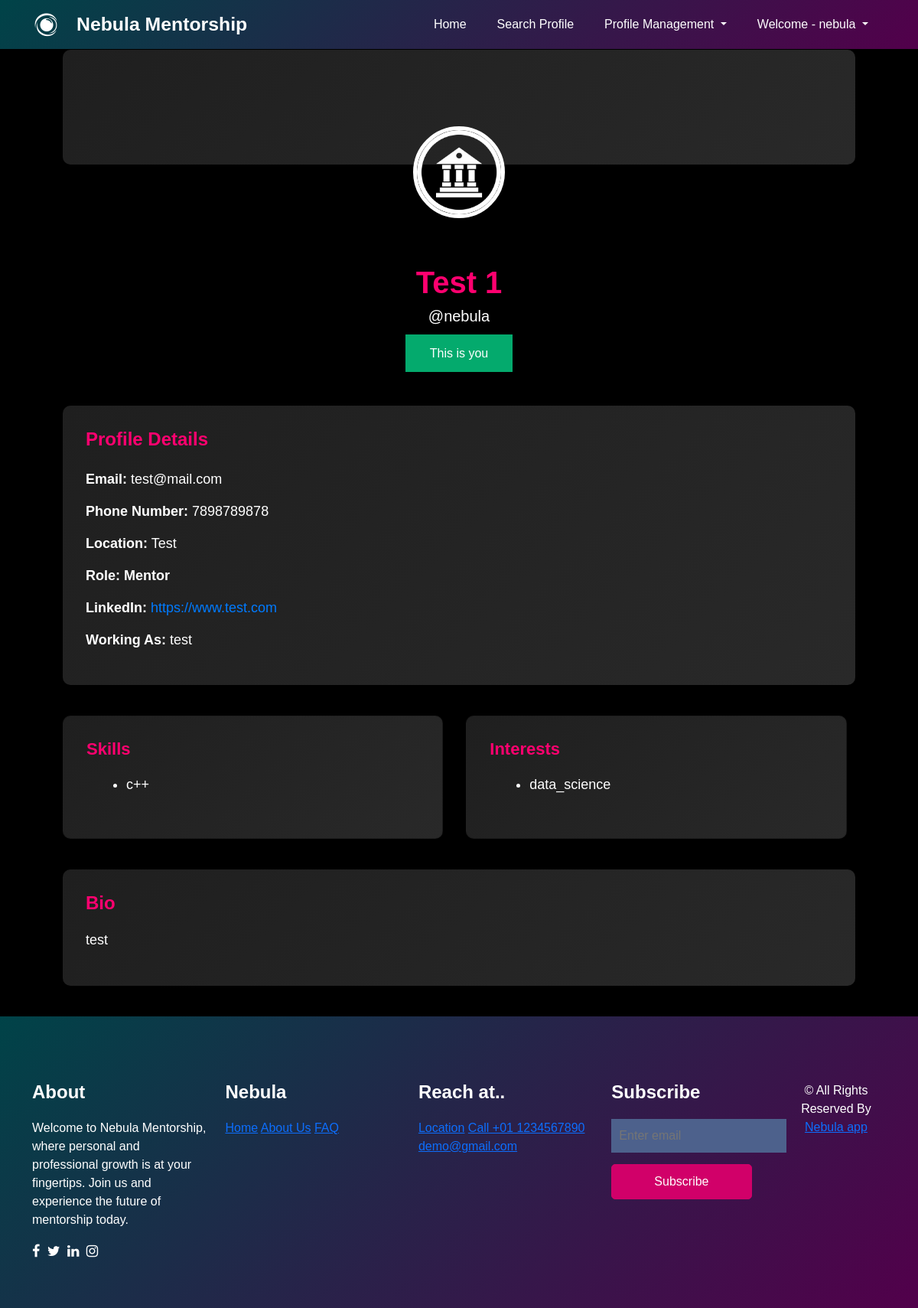
Screenshot of /profile/7/ (signed in) with the database file from the repository.
### homepage/models.py (models this page shows, shortened)
class UserProfile(models.Model):
    user = models.ForeignKey(settings.AUTH_USER_MODEL, on_delete=models.CASCADE)
    name = models.CharField(max_length=100,blank=False, null=False)
    email = models.EmailField(unique=True,blank=False, null=False)
    phone_number = models.CharField(unique=True,max_length=10, blank=False, null=False)
    location = models.CharField(max_length=200, blank=False, null=False)
    role = models.CharField(max_length=10, choices=ROLE_CHOICES)
    skills = models.TextField(blank=False, null=False)  # Store skills as comma-separated list
    interests = models.TextField(blank=False, null=False)  # Store interests as comma-separated list
    bio = models.TextField(blank=False, null=False)
    linkedin_profile = models.URLField(blank=False, null=False)
    working_as = models.CharField(max_length=20, blank=False, null=False)

### homepage/views.py (the view)
# urls.py: path('profile/<int:user_id>/', views.profile_detail, name='profile_detail'),
@login_required
def profile_detail(request, user_id):
    user_profile = get_object_or_404(UserProfile, user_id=user_id)
    skills_list = user_profile.skills.split(', ') if user_profile.skills else []
    interests_list = user_profile.interests.split(', ') if user_profile.interests else []
    connection_status = None
    if ConnectionRequest.objects.filter(sender=request.user, receiver=user_profile.user, status='accepted').exists():
        connection_status = 'connected'
    elif ConnectionRequest.objects.filter(sender=request.user, receiver=user_profile.user, status='pending').exists():
        connection_status = 'sent'
    elif ConnectionRequest.objects.filter(sender=user_profile.user, receiver=request.user, status='pending').exists():
        connection_status = 'received'
    return render(request, 'user_profile.html', {
        'user_profile': user_profile,
        'skills_list': skills_list,
        'interests_list': interests_list,
        'connection_status': connection_status,
    })

### homepage/templates/user_profile.html (shortened to what this page needs)
{% extends 'main.html' %}
{% block body_block %}
{% load static %}
<div class="container">
    <main class="main-content">
        <div class="profile-header">
            <div class="header-gradient"></div>
            <div class="profile-image">
                {% if user_profile.role|lower == "mentee" %}
                <img src="{% static '/images/mentee.png' %}" alt="Default Profile Photo"
                    style="filter: brightness(0) invert(1);">
                {% else %}
                <img src="{% static '/images/mentor.png' %}" alt="Default Profile Photo"
                    style="filter: brightness(0) invert(1);">
                {% endif %}
            </div>
            <h1>{{ user_profile.name }}</h1>
            <h5>@{{ user_profile.user.username }}</h5>
            <h2>{% if user_profile.user != request.user %}
                <div class="connection-actions">
                    {% if connection_status == 'connected' %}
                    <button class="button"> Connected </button>
                    {% elif connection_status == 'sent' %}
                    <button disabled>Request Sent</button>
                    {% elif connection_status == 'received' %}
                    <form method="POST" action="{% url 'accept_connection_request' user_profile.user.id %}">
                        {% csrf_token %}
                        <button type="submit">Accept Request</button>
                    </form>
                    <form method="POST" action="{% url 'decline_connection_request' user_profile.user.id %}">
                        {% csrf_token %}
                        <button type="submit">Decline Request</button>
                    </form>
                    {% else %}
                    <form method="POST" action="{% url 'send_connection_request' user_profile.user.id %}">
                        {% csrf_token %}
                        <button type="submit">Connect</button>
                    </form>
                    {% endif %}
                </div>
                {% else %}
                <button class="button">This is you</em></button>
                {% endif %}
            </h2>
        </div>
        <section class="profile-card">
            <h2>Profile Details</h2>
            <p><strong>Email:</strong> {{ user_profile.email }}</p>
            <p><strong>Phone Number:</strong> {{ user_profile.phone_number }}</p>
            <p><strong>Location:</strong> {{ user_profile.location }}</p>
            <p><strong>
                    {% if user_profile.role|lower == "mentee" %}
                    <p>Role: Mentee</p>
                    {% else %}
                    <p>Role: Mentor</p>
                    {% endif %}
                </strong> </p>
            <p><strong>LinkedIn:</strong> <a href="{{ user_profile.linkedin_profile }}" target="_blank">{{user_profile.linkedin_profile }}</a></p>
            <p><strong>Working As:</strong> {{ user_profile.working_as }}</p>
        </section>
        <section class="cards-section">
            <div class="card">
                <h3>Skills</h3>
                <ul>
                    {% for skill in skills_list %}
                    <li>{{ skill }}</li>
                    {% endfor %}
                </ul>
            </div>
            <div class="card">
                <h3>Interests</h3>
                <ul>
                    {% for interest in interests_list %}
                    <li>{{ interest }}</li>
                    {% endfor %}
                </ul>
            </div>
        </section>
        <section class="bio-section">
            <h3>Bio</h3>
            <p>{{ user_profile.bio }}</p>
        </section>
    </main>
</div>
{% endblock %}

### homepage/templates/main.html (shortened to what this page needs)
<!DOCTYPE html>
<html lang="en">
<head>
    <link href="https://cdn.jsdelivr.net/npm/bootstrap@5.3.3/dist/css/bootstrap.min.css" rel="stylesheet"
>
    <link rel="stylesheet" href="https://cdnjs.cloudflare.com/ajax/libs/font-awesome/4.7.0/css/font-awesome.min.css">
</head>
<body>
    <nav class="navbar navbar-expand-lg navbar-dark fixed-top" style="background: linear-gradient(135deg, #004348, #52004b);">
        <div class="container">
            <i class="fa fa-eercast" aria-hidden="true" style="font-size: 30px;"></i>
            <a class="navbar-brand" href="{% url 'home' %}">Nebula Mentorship</a>
            <div class="collapse navbar-collapse" id="navbarNav">
                <ul class="navbar-nav ms-auto">
                    <li class="nav-item">
                        <a class="nav-link" href="{% url 'home' %}">Home</a>
                    </li>
                    <li class="nav-item">
                        <a class="nav-link" href="{% url 'browse_profile' %}">Search Profile</a>
                    </li>
                    <li class="nav-item dropdown">
                        <a class="nav-link dropdown-toggle" href="#" id="navbarDropdown" role="button" data-bs-toggle="dropdown" aria-expanded="false">
                            Profile Management
                        </a>
                    </li>
                    <li class="nav-item dropdown">
                        {% if user.is_authenticated %}
                        <a class="nav-link dropdown-toggle" href="#" id="userDropdown" role="button" data-bs-toggle="dropdown" aria-expanded="false">
                            Welcome - {{ user.username }}
                        </a>
                        {% endif %}
                    </li>
                </ul>
            </div>
        </div>
    </nav>
    {% block body_block %} {% endblock %}
    <footer class="footer_section">
        <div class="container">
            <div class="row">
                <div class="col-md-3 footer-col">
                    <h4>About</h4>
                    <p>Welcome to Nebula Mentorship, where personal and professional growth is at your fingertips. Join us and experience the future of mentorship today.</p>
                    <div class="footer-social">
                        <a href="#"><i class="fa fa-facebook"></i></a>
                        <a href="#"><i class="fa fa-twitter"></i></a>
                        <a href="#"><i class="fa fa-linkedin"></i></a>
                        <a href="#"><i class="fa fa-instagram"></i></a>
                    </div>
                </div>
                <div class="col-md-3 footer-col">
                    <h4>Nebula</h4>
                    <a href="#">Home</a>
                    <a href="#">About Us</a>
                    <a href="#">FAQ</a>
                </div>
                <div class="col-md-3 footer-col">
                    <h4>Reach at..</h4>
                    <a href="#">Location</a>
                    <a href="#">Call +01 1234567890</a>
                    <a href="#">demo@gmail.com</a>
                </div>
                <div class="col-md-3 footer-col">
                    <h4>Subscribe</h4>
                    <form action="#">
                        <input type="text" placeholder="Enter email" />
                        <button type="submit">Subscribe</button>
                    </form>
                </div>
            </div>
            <div class="footer-info">
                <p>&copy;  All Rights Reserved By <a href="https://html.design/">Nebula
                        app</a></p>
            </div>
        </div>
    </footer>
</body>
</html>

### homepage/templates/user_profile.html (style rules this page uses)
.button { background-color: #04AA6D; border: none; color: white; padding: 15px 32px; text-align: center; text-decoration: none; display: inline-block; font-size: 16px; margin: 4px 2px; cursor: pointer; }
.container { display: flex; justify-content: center; padding-top: 25px; }
.main-content { padding: 40px; max-width: 1500px; width: 100%; overflow: hidden; }
.profile-header { position: relative; text-align: center; margin-bottom: 40px; }
.header-gradient { background: linear-gradient(135deg, rgb(31, 31, 31), #292929); height: 150px; border-radius: 10px; }
.profile-image { position: absolute; top: 100px; left: 50%; transform: translateX(-50%); width: 120px; height: 120px; border-radius: 50%; overflow: hidden; border: 5px solid #ffffff; }
.profile-image img { width: 100%; height: 100%; object-fit: cover; }
.profile-header h1 { margin-top: 130px; font-size: 40px; color: #ff006f; font-weight: 600; }
.profile-card { background: linear-gradient(135deg, rgb(31, 31, 31), #292929); border-radius: 10px; padding: 30px; box-shadow: 0 4px 10px rgba(0, 0, 0, 0.1); margin-bottom: 40px; }
.profile-card h2 { margin-top: 0; margin-bottom: 24px; font-size: 24px; color: #ff006f; font-weight: 600; }
.profile-card p { font-size: 18px; margin-bottom: 15px; color: rgb(255, 255, 255); text-decoration: none; }
.profile-card a { color: #007bff; text-decoration: none; font-weight: 500; }
.cards-section { display: flex; gap: 30px; margin-bottom: 40px; }
.card { background: linear-gradient(135deg, rgb(31, 31, 31), #292929); border-radius: 10px; padding: 30px; width: 48%; box-shadow: 0 4px 10px rgba(0, 0, 0, 0.1); }
.card h3 { font-size: 22px; margin-bottom: 20px; color: #ff006f; font-weight: 600; }
.card ul { list-style: disc; margin-left: 20px; font-size: 18px; color: #ffffff; }
.card ul li { margin-bottom: 10px; }
.bio-section { background: linear-gradient(135deg, rgb(31, 31, 31), #292929); border-radius: 10px; padding: 30px; box-shadow: 0 4px 10px rgba(0, 0, 0, 0.1); margin-top: 40px; }
.bio-section h3 { font-size: 24px; margin-bottom: 20px; color: #ff006f; font-weight: 600; }
.bio-section p { font-size: 18px; color: rgb(255, 255, 255); }

### homepage/templates/main.html (style rules this page uses)
* { margin: 0; padding: 0; box-sizing: border-box; }
body { font-family: Arial, sans-serif; background: #000000; color: #ffffff; }
.navbar { background: linear-gradient(135deg, #004348, #52004b); color: #ffffff; }
.navbar .container { display: flex; justify-content: space-between; align-items: center; padding: 0 15px; }
.navbar .navbar-brand { font-size: 1.55rem; font-weight: bold; color: white; padding-left: 25px; }
.navbar .navbar-nav .nav-link { color: #ffffff; padding: 12px 20px; text-decoration: none; font-weight: 500; }
.footer_section { background: linear-gradient(135deg, #004348, #52004b); color: #ffffff; padding-top: 60px; padding-bottom: 30px; }
.footer_section h4 { font-weight: 600; margin-bottom: 20px; }
.footer_section .footer-col { margin-bottom: 30px; }
.footer_section .footer-social a { margin-right: 5px; color: #ffffff; text-decoration: none; font-size: 18px; }
.footer_section .footer-info { text-align: center; }
.footer_section form input { border: none; padding: 10px; background-color: #4d618c; width: 100%; color: #ffffff; outline: none; }
.footer_section form button { padding: 10px 55px; background-color: #d10069; color: #ffffff; border-radius: 5px; border: 1px solid #d10069; cursor: pointer; margin-top: 15px; }

### rows the page displays
UserProfile: name "Test 1", user.username "nebula", email "test@mail.com", phone_number "7898789878", location "Test", linkedin_profile "https://www.test.com", working_as "test", skills_list "c++", interests_list "data_science", bio "test"

### other values shown
{{ user.username }} "nebula"
